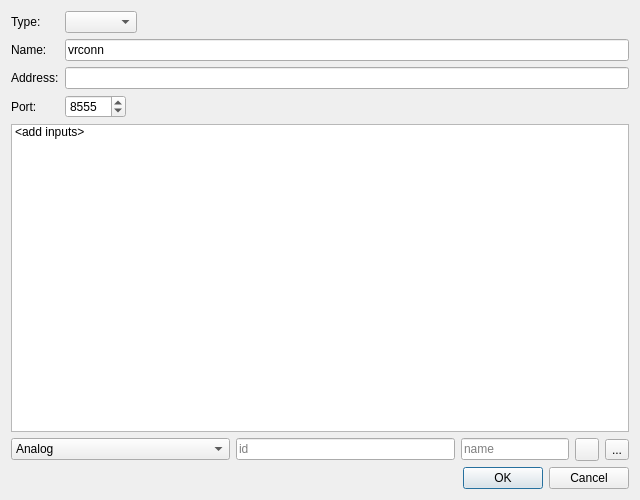
<?xml version="1.0" encoding="UTF-8"?>
<ui version="4.0">
 <class>VRAddConnectionDialog</class>
 <widget class="QDialog" name="VRAddConnectionDialog">
  <property name="geometry">
   <rect>
    <x>0</x>
    <y>0</y>
    <width>640</width>
    <height>500</height>
   </rect>
  </property>
  <property name="sizePolicy">
   <sizepolicy hsizetype="Preferred" vsizetype="Preferred">
    <horstretch>0</horstretch>
    <verstretch>0</verstretch>
   </sizepolicy>
  </property>
  <property name="windowTitle">
   <string>Add VR Connection</string>
  </property>
  <layout class="QFormLayout" name="formLayout">
   <property name="fieldGrowthPolicy">
    <enum>QFormLayout::ExpandingFieldsGrow</enum>
   </property>
   <item row="0" column="0">
    <widget class="QLabel" name="label_2">
     <property name="text">
      <string>Type:</string>
     </property>
    </widget>
   </item>
   <item row="0" column="1">
    <widget class="QComboBox" name="connectionType">
     <property name="sizePolicy">
      <sizepolicy hsizetype="Preferred" vsizetype="Fixed">
       <horstretch>0</horstretch>
       <verstretch>0</verstretch>
      </sizepolicy>
     </property>
     <property name="toolTip">
      <string>&lt;html&gt;&lt;head/&gt;&lt;body&gt;&lt;p&gt;Select the type of VR connection.&lt;/p&gt;&lt;/body&gt;&lt;/html&gt;</string>
     </property>
    </widget>
   </item>
   <item row="1" column="0">
    <widget class="QLabel" name="label_3">
     <property name="sizePolicy">
      <sizepolicy hsizetype="Preferred" vsizetype="Preferred">
       <horstretch>0</horstretch>
       <verstretch>0</verstretch>
      </sizepolicy>
     </property>
     <property name="text">
      <string>Name:</string>
     </property>
    </widget>
   </item>
   <item row="1" column="1">
    <widget class="QLineEdit" name="connectionName">
     <property name="toolTip">
      <string>&lt;html&gt;&lt;head/&gt;&lt;body&gt;&lt;p&gt;Name of the connection.&lt;/p&gt;&lt;/body&gt;&lt;/html&gt;</string>
     </property>
     <property name="text">
      <string>vrconn</string>
     </property>
    </widget>
   </item>
   <item row="2" column="0">
    <widget class="QLabel" name="label_4">
     <property name="text">
      <string>Address:</string>
     </property>
    </widget>
   </item>
   <item row="2" column="1">
    <widget class="QLineEdit" name="connectionAddress"/>
   </item>
   <item row="4" column="0">
    <widget class="QLabel" name="portLabel">
     <property name="text">
      <string>Port:</string>
     </property>
    </widget>
   </item>
   <item row="4" column="1">
    <widget class="QSpinBox" name="connectionPort">
     <property name="maximum">
      <number>99999</number>
     </property>
     <property name="value">
      <number>8555</number>
     </property>
    </widget>
   </item>
   <item row="5" column="0" colspan="2">
    <widget class="QListWidget" name="listWidget">
     <property name="sizePolicy">
      <sizepolicy hsizetype="Expanding" vsizetype="Expanding">
       <horstretch>0</horstretch>
       <verstretch>1</verstretch>
      </sizepolicy>
     </property>
     <item>
      <property name="text">
       <string>&lt;add inputs&gt;</string>
      </property>
     </item>
    </widget>
   </item>
   <item row="6" column="0" colspan="2">
    <layout class="QHBoxLayout" name="horizontalLayout" stretch="1,1,0,0,0">
     <item>
      <widget class="QComboBox" name="inputType">
       <item>
        <property name="text">
         <string>Analog</string>
        </property>
       </item>
       <item>
        <property name="text">
         <string>Button</string>
        </property>
       </item>
       <item>
        <property name="text">
         <string>Tracker</string>
        </property>
       </item>
      </widget>
     </item>
     <item>
      <widget class="QLineEdit" name="inputId">
       <property name="placeholderText">
        <string>id</string>
       </property>
      </widget>
     </item>
     <item>
      <widget class="QLineEdit" name="inputName">
       <property name="placeholderText">
        <string>name</string>
       </property>
      </widget>
     </item>
     <item>
      <widget class="QToolButton" name="insertInput">
       <property name="text">
        <string/>
       </property>
       <property name="icon">
        <iconset resource="../../Qt/Widgets/Resources/QtWidgets.qrc">
         <normaloff>:/QtWidgets/Icons/pqPlus16.png</normaloff>:/QtWidgets/Icons/pqPlus16.png</iconset>
       </property>
      </widget>
     </item>
     <item>
      <widget class="QToolButton" name="eraseInput">
       <property name="text">
        <string>...</string>
       </property>
       <property name="icon">
        <iconset resource="../../Qt/Widgets/Resources/QtWidgets.qrc">
         <normaloff>:/QtWidgets/Icons/pqMinus16.png</normaloff>:/QtWidgets/Icons/pqMinus16.png</iconset>
       </property>
      </widget>
     </item>
    </layout>
   </item>
   <item row="7" column="0" colspan="2">
    <widget class="QDialogButtonBox" name="buttonBox">
     <property name="orientation">
      <enum>Qt::Horizontal</enum>
     </property>
     <property name="standardButtons">
      <set>QDialogButtonBox::Cancel|QDialogButtonBox::Ok</set>
     </property>
     <property name="centerButtons">
      <bool>false</bool>
     </property>
    </widget>
   </item>
  </layout>
 </widget>
 <resources>
  <include location="../../Qt/Widgets/Resources/QtWidgets.qrc"/>
 </resources>
 <connections>
  <connection>
   <sender>buttonBox</sender>
   <signal>accepted()</signal>
   <receiver>VRAddConnectionDialog</receiver>
   <slot>accept()</slot>
   <hints>
    <hint type="sourcelabel">
     <x>252</x>
     <y>475</y>
    </hint>
    <hint type="destinationlabel">
     <x>157</x>
     <y>274</y>
    </hint>
   </hints>
  </connection>
  <connection>
   <sender>buttonBox</sender>
   <signal>rejected()</signal>
   <receiver>VRAddConnectionDialog</receiver>
   <slot>reject()</slot>
   <hints>
    <hint type="sourcelabel">
     <x>320</x>
     <y>475</y>
    </hint>
    <hint type="destinationlabel">
     <x>286</x>
     <y>274</y>
    </hint>
   </hints>
  </connection>
  <connection>
   <sender>inputId</sender>
   <signal>returnPressed()</signal>
   <receiver>inputName</receiver>
   <slot>setFocus()</slot>
   <hints>
    <hint type="sourcelabel">
     <x>358</x>
     <y>428</y>
    </hint>
    <hint type="destinationlabel">
     <x>539</x>
     <y>432</y>
    </hint>
   </hints>
  </connection>
  <connection>
   <sender>inputName</sender>
   <signal>returnPressed()</signal>
   <receiver>insertInput</receiver>
   <slot>click()</slot>
   <hints>
    <hint type="sourcelabel">
     <x>554</x>
     <y>435</y>
    </hint>
    <hint type="destinationlabel">
     <x>581</x>
     <y>437</y>
    </hint>
   </hints>
  </connection>
 </connections>
</ui>
